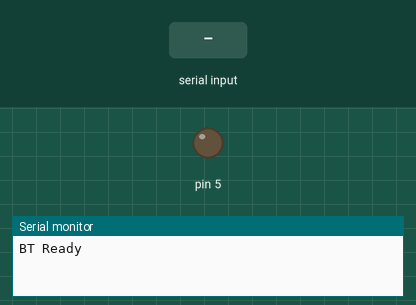
Recording of a sketch running on a simulated Arduino Uno, built with avr-gcc and run on an emulated ATmega328P. Shown: output pins drawn as LEDs (lit = HIGH), the last lines printed to the serial monitor. The inputs (shaded band) are chosen by the test bench.

Above: at 1.2 s.
1.3 s: "a" received over the second serial link
At 2.5 s:
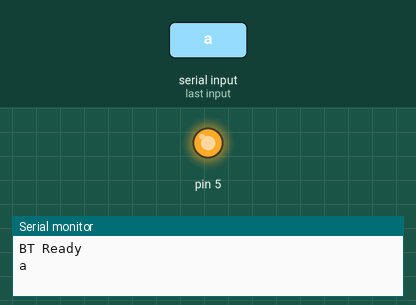
2.8 s: "1" received over the second serial link
Timing chart, 0 to 5.8 s (numbered marks = the images above; inputs shaded):
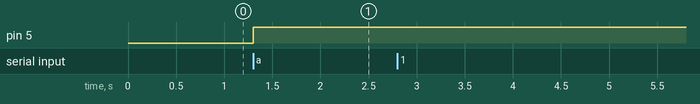

The sketch:

BTNORMAL.ino
```cpp
#include <SoftwareSerial.h> // 引用程式庫
// 定義連接藍牙模組的序列埠
SoftwareSerial BT(8, 9); // 接收腳, 傳送腳
char ch;
int LED=0; // 儲存LED 目前狀態
void setup()
{
Serial.begin(9600); // 這行主要是設定和電腦的COM 通訊的

BT.begin(9600); // 這行主要是設定和藍芽 通訊的速度
pinMode(5, OUTPUT); // 設定腳位5 為輸出模式
Serial.println("BT Ready");
}

void loop()
{
if (BT.available()) // 檢查手機端是否有訊息來
{
ch = BT.read(); // 若有訊息, 一次讀取一個byte
Serial.println(ch);
if (ch == 'a' ) // 判斷是否為a 的訊息
{
if (LED==LOW) //判斷腳位5 的燈是否有亮(預設是LOW)
{
digitalWrite(5, HIGH); // 點亮腳位5 的燈
LED=HIGH; // 變更LED 狀態為ON
}
else
{
digitalWrite(5, LOW);
LED=LOW;
}
}
}
}
```

Measured:
- after the input at 1.3 s, pin 5: LOW → HIGH at once
